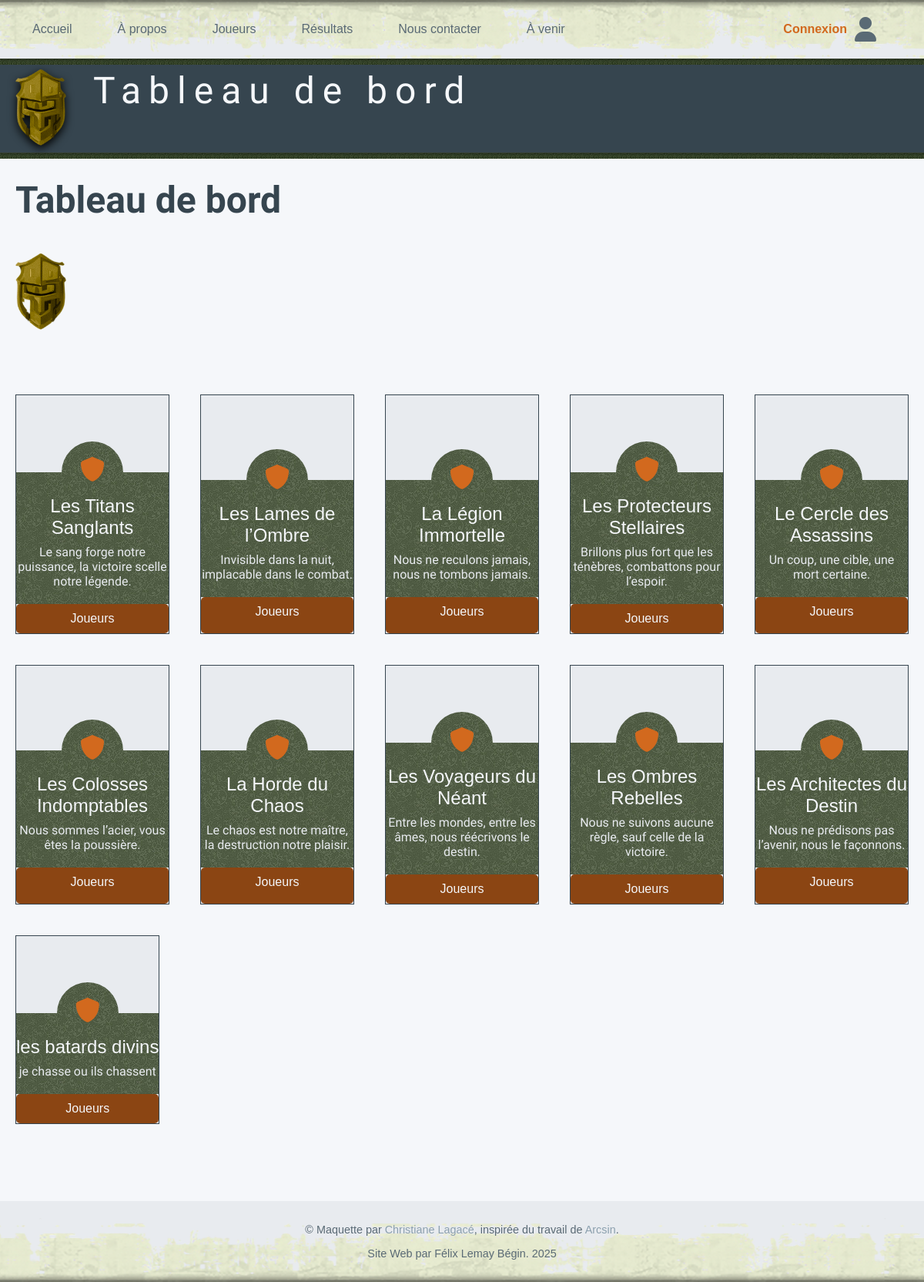
Before: / with the older database file.
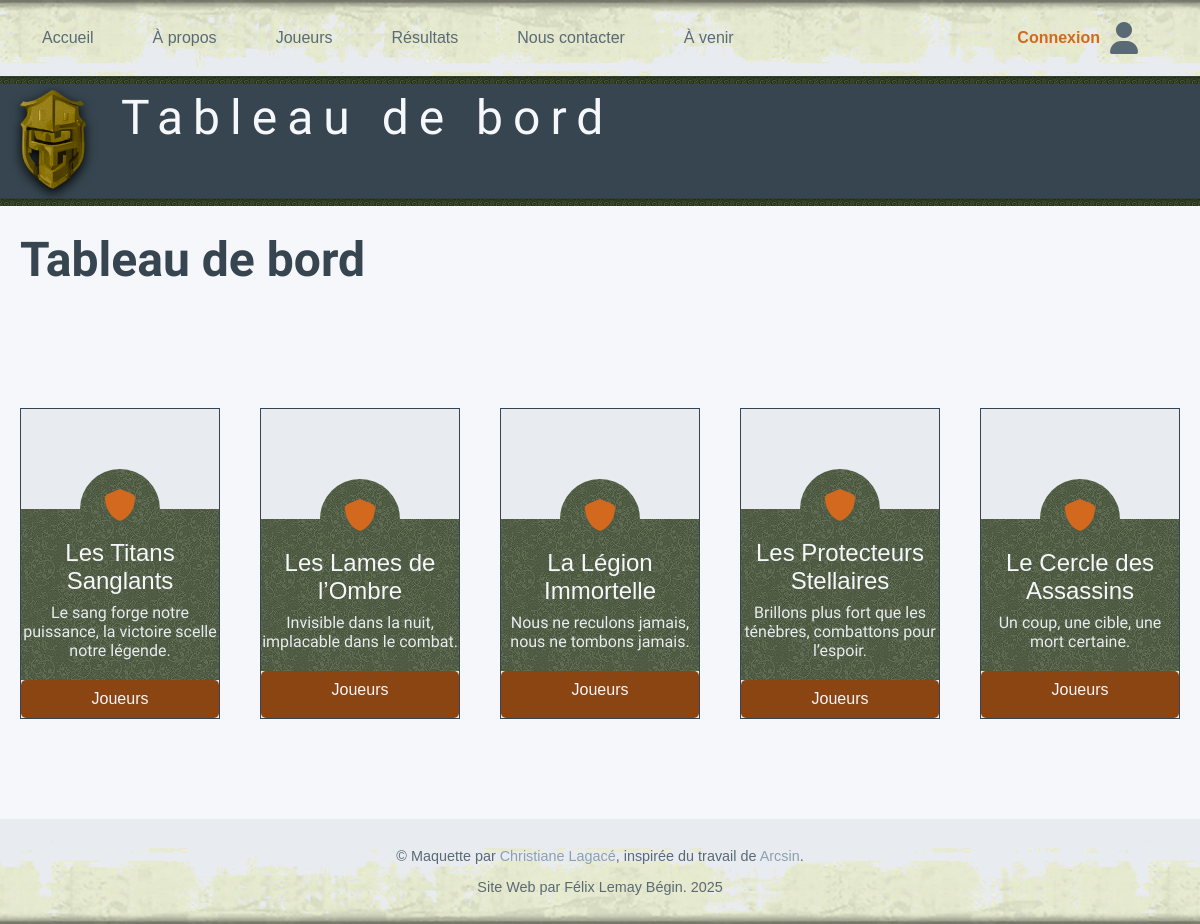
After: the same page with the newer database file.
### tables this page shows
CREATE TABLE equipes (
  id int NOT NULL PRIMARY KEY AUTO_INCREMENT,
  nom varchar(50) NOT NULL UNIQUE,
  slogan varchar(100) DEFAULT NULL,
  commentaire text,
  dateajout date NOT NULL,
  jeu_id int DEFAULT NULL,
  FOREIGN KEY (jeu_id) REFERENCES jeux (id) ON DELETE SET NULL
);

### index.php (the view, shortened to what this page needs)
<?php
require ('include/configuration.inc');
require ('include/entete.inc');
$stmt = $pdo->prepare("SELECT texte FROM pages WHERE url = 'index.php'");
$stmt->execute();
$indexText = $stmt->fetchColumn();
if ($indexText) {
    echo '<div class="accueil-text">';
    echo $indexText;
    echo '</div>';
}
echo  '<div class="items">';
$requete = "SELECT nom, slogan, id FROM equipes";
$stmt = $pdo->query($requete);
if ($stmt) {
    if ($stmt->rowCount() > 0) {
        while ($enreg = $stmt->fetch(PDO::FETCH_NUM)) {
            echo '<div class="item first">';
            echo '<a href="#">';
            echo '<div class="content">';
            echo '</div>';
            echo '<div class="caption">';
            echo '<div class="middle">';
            echo '<i class="fa-solid fa-shield"></i>';
            echo '</div>';
            echo "<div class='title'>$enreg[0]</div>";
            echo "<div class='subtitle'>$enreg[1]</div>";
            echo '</div>';
            echo " <a href='details-equipe.php?id=" . $enreg[2] . "' class='boutton-style'>Joueurs</a> ";
            echo '</a>';
            echo '</div>';
        }
    } else {
        echo "<p class='message-avertissement'>Il n'y a présentement aucun item.</p>";
    }
} else {
    echo "<p class='message-erreur'>Nous sommes désolés, les items ne peuvent pas être affichés.</p>";
    echo_debug($pdo->errorInfo()[2]);
}
echo  '</div>';
echo  '</div>';
require ('include/pied-page.inc');

Changed rows visible on the page:
removed equipes: nom "Les Colosses Indomptables", slogan "Nous sommes l’acier, vous êtes la poussière."
removed equipes: nom "La Horde du Chaos", slogan "Le chaos est notre maître, la destruction notre plaisir."
removed equipes: nom "Les Voyageurs du Néant", slogan "Entre les mondes, entre les âmes, nous réécrivons le destin."
removed equipes: nom "Les Ombres Rebelles", slogan "Nous ne suivons aucune règle, sauf celle de la victoire."
removed equipes: nom "Les Architectes du Destin", slogan "Nous ne prédisons pas l’avenir, nous le façonnons."
removed equipes: nom "les batards divins", slogan "je chasse ou ils chassent"
